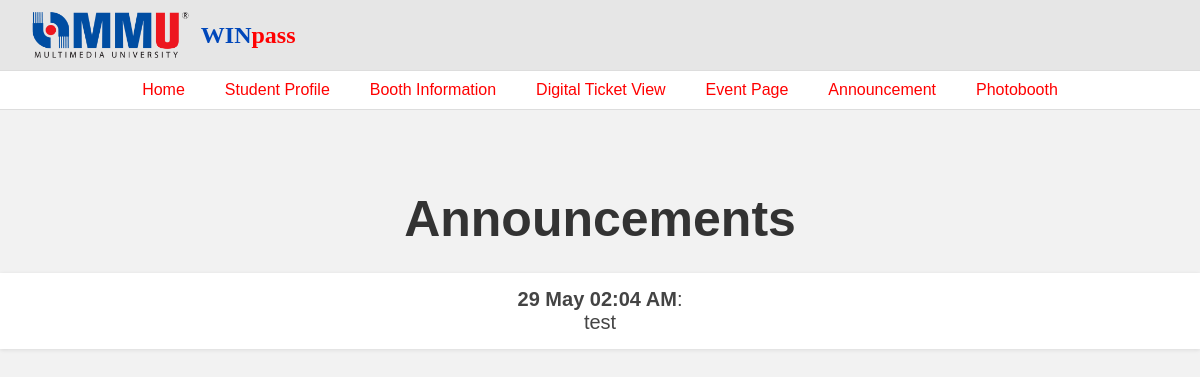
Page /Announcement_student on the earlier database version.
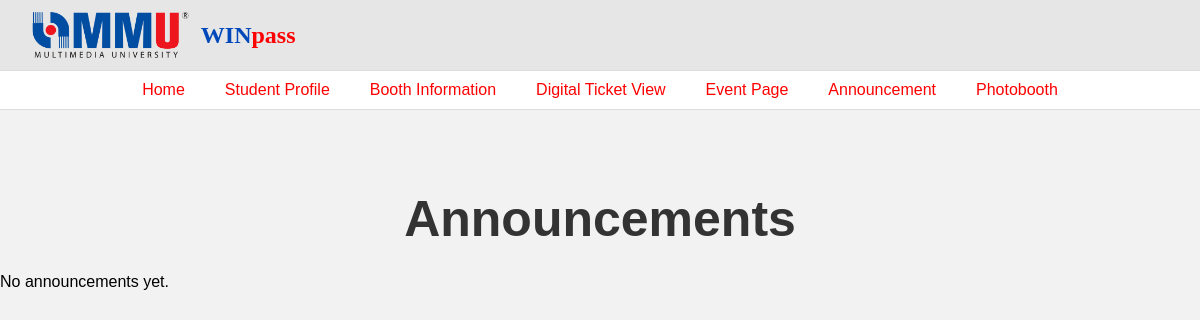
Same page on the later database version.
### tables this page shows
CREATE TABLE "announcements" (
  id INTEGER PRIMARY KEY AUTOINCREMENT,
  message TEXT,
  time TIMESTAMP DEFAULT CURRENT_TIMESTAMP
);

### app.py (the view)
@app.route('/Announcement_student')
def announcement_student():
    conn = sqlite3.connect(db_path)
    cursor = conn.cursor()
    cursor.execute("SELECT message, time FROM announcements ORDER BY time DESC")
    announcements = cursor.fetchall()
    conn.close()
    return render_template('announcement_student.html', announcements=announcements)

### app.py (called while the page is built)
@app.template_filter('format_datetime')
def format_datetime(value, format='%d %b %I:%M %p'):
    dt = datetime.strptime(value, '%Y-%m-%d %H:%M:%S')
    return dt.strftime(format)

### templates/announcement_student.html (shortened to what this page needs)
<!DOCTYPE html>
<html lang="en">
<head>
  <link rel="stylesheet" href="{{ url_for('static', filename='register.css') }}">
</head>
<body>
    <header>
     <div class="top-bar">
       <div class="logo-area">
         <img src="{{ url_for('static', filename='img_mmu.png') }}" alt="MMU Logo" class="logo"/>
         <span class="win">WIN<span class="pass">pass</span></span>
       </div>
     </div>
     <nav>
       <ul>
        <li><a href="{{ url_for('homepage') }}">Home</a></li>
        <li><a href="{{ url_for('student_profile') }}">Student Profile</a></li>
        <li><a href="{{ url_for('booth_info') }}">Booth Information</a></li>
        <li><a href="{{ url_for('digital_ticket') }}">Digital Ticket View</a></li>
        <li><a href="{{ url_for('events_page') }}">Event Page</a></li>
        <li><a href="{{ url_for('announcement_student') }}">Announcement</a></li>
        <li><a href="{{ url_for('photobooth_page') }}">Photobooth</a></li>
       </ul>
     </nav>
   </header>
   <section class="Announcement">
      <h1>Announcements</h1>
      {% if announcements %}
      <ul>
        {% for message, time in announcements %}
        <li><strong>{{ time|format_datetime }}</strong>: <br> {{ message }} <br></li>
        {% endfor %}
      </ul>
    {% else %}
      <p>No announcements yet.</p>
    {% endif %}
    </section>
</body>
</html>

Differences in the rows shown:
removed announcements: time "29 May 02:04 AM", message "test"
Other differences:
text now shown: "No announcements yet."
